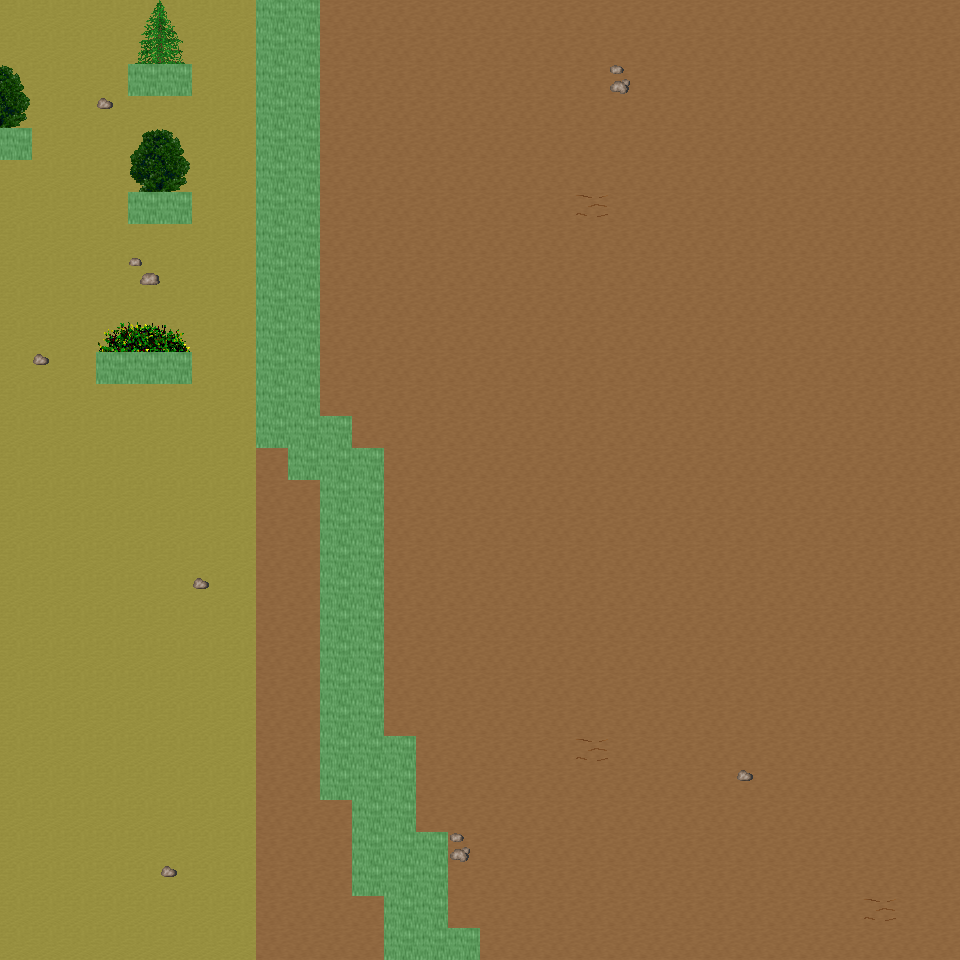

A level layout from a 2D game, rendered from its tile map. Below: a short description, then the map file with tile-grid data replaced by summaries:
An orthogonal 30x30 tile map with 32x32 px tiles, 6 tile layers (Ground, Object, Object2, Above, ...), 23 tilesets and 4 objects (4x mapExit).

<map version="1.0" orientation="orthogonal" renderorder="right-down" width="30" height="30" tilewidth="32" tileheight="32" nextobjectid="5">
  <tileset firstgid="1" name="tileset_ground_ground" tilewidth="32" tileheight="32" tilecount="33" columns="3">
    <image source="../drawable/tileset_ground_ground.png" width="96" height="352" />
  </tileset>
  <tileset firstgid="34" name="tileset_ground_water_pool" tilewidth="32" tileheight="32" tilecount="72" columns="3">
    <image source="../drawable/tileset_ground_water_pool.png" width="96" height="768" />
  </tileset>
  <tileset firstgid="106" name="tileset_ground_ridge_earth_dark" tilewidth="32" tileheight="32" tilecount="96" columns="12">
    <image source="../drawable/tileset_ground_ridge_earth_dark.png" width="384" height="256" />
  </tileset>
  <tileset firstgid="202" name="tileset_ground_ridge_earth_pale" tilewidth="32" tileheight="32" tilecount="96" columns="12">
    <image source="../drawable/tileset_ground_ridge_earth_pale.png" width="384" height="256" />
  </tileset>
  <tileset firstgid="298" name="tileset_ground_grass_edges" tilewidth="32" tileheight="32" tilecount="36" columns="12">
    <image source="../drawable/tileset_ground_grass_edges.png" width="384" height="96" />
  </tileset>
  <tileset firstgid="334" name="tileset_ground_grass_corners" tilewidth="32" tileheight="32" tilecount="24" columns="6">
    <image source="../drawable/tileset_ground_grass_corners.png" width="192" height="128" />
  </tileset>
  <tileset firstgid="358" name="tileset_ground_earth_edges" tilewidth="32" tileheight="32" tilecount="18" columns="6">
    <image source="../drawable/tileset_ground_earth_edges.png" width="192" height="96" />
  </tileset>
  <tileset firstgid="376" name="tileset_ground_rock_pebbles" tilewidth="32" tileheight="32" tilecount="3" columns="1">
    <image source="../drawable/tileset_ground_rock_pebbles.png" width="32" height="96" />
  </tileset>
  <tileset firstgid="379" name="tileset_ground_ladder_steps" tilewidth="32" tileheight="32" tilecount="6" columns="3">
    <image source="../drawable/tileset_ground_ladder_steps.png" width="96" height="64" />
  </tileset>
  <tileset firstgid="385" name="tileset_plant_grasses" tilewidth="32" tileheight="32" tilecount="6" columns="3">
    <image source="../drawable/tileset_plant_grasses.png" width="96" height="64" />
  </tileset>
  <tileset firstgid="391" name="tileset_plant_flower_daisy_red" tilewidth="32" tileheight="32" tilecount="8" columns="2">
    <image source="../drawable/tileset_plant_flower_daisy_red.png" width="64" height="128" />
  </tileset>
  <tileset firstgid="399" name="tileset_plant_flower_daisy_yellow" tilewidth="32" tileheight="32" tilecount="8" columns="2">
    <image source="../drawable/tileset_plant_flower_daisy_yellow.png" width="64" height="128" />
  </tileset>
  <tileset firstgid="407" name="tileset_plant_flower_daisy_blue" tilewidth="32" tileheight="32" tilecount="8" columns="2">
    <image source="../drawable/tileset_plant_flower_daisy_blue.png" width="64" height="128" />
  </tileset>
  <tileset firstgid="415" name="tileset_item_corpse_huge_animal" tilewidth="32" tileheight="32" tilecount="16" columns="2">
    <image source="../drawable/tileset_item_corpse_huge_animal.png" width="64" height="256" />
  </tileset>
  <tileset firstgid="431" name="tileset_item_pot_dark_barrel" tilewidth="32" tileheight="32" tilecount="2" columns="1">
    <image source="../drawable/tileset_item_pot_dark_barrel.png" width="32" height="64" />
  </tileset>
  <tileset firstgid="433" name="tileset_item_statue_green_stone" tilewidth="32" tileheight="32" tilecount="12" columns="4">
    <image source="../drawable/tileset_item_statue_green_stone.png" width="128" height="96" />
  </tileset>
  <tileset firstgid="445" name="tileset_logic_creature_orc" tilewidth="32" tileheight="32" tilecount="6" columns="6">
    <image source="../drawable/tileset_logic_creature_orc.png" width="192" height="32" />
  </tileset>
  <tileset firstgid="451" name="tileset_logic_creature_animal" tilewidth="32" tileheight="32" tilecount="32" columns="8">
    <image source="../drawable/tileset_logic_creature_animal.png" width="256" height="128" />
  </tileset>
  <tileset firstgid="483" name="tileset_logic_portal" tilewidth="32" tileheight="32" tilecount="24" columns="8">
    <image source="../drawable/tileset_logic_portal.png" width="256" height="96" />
  </tileset>
  <tileset firstgid="507" name="tileset_logic_collision" tilewidth="32" tileheight="32" tilecount="1" columns="1">
    <image source="../drawable/tileset_logic_collision.png" width="32" height="32" />
  </tileset>
  <tileset firstgid="508" name="tileset_plant_tree_spruce" tilewidth="32" tileheight="32" tilecount="6" columns="2">
    <image source="../drawable/tileset_plant_tree_spruce.png" width="64" height="96" />
  </tileset>
  <tileset firstgid="514" name="tileset_plant_tree_taller_trees" tilewidth="32" tileheight="32" tilecount="32" columns="8">
    <image source="../drawable/tileset_plant_tree_taller_trees.png" width="256" height="128" />
  </tileset>
  <tileset firstgid="546" name="tileset_plant_bush_bush_mult_colored" tilewidth="32" tileheight="32" tilecount="6" columns="3">
    <image source="../drawable/tileset_plant_bush_bush_mult_colored.png" width="96" height="64" />
  </tileset>
  <layer name="Ground" width="30" height="30">
    <data>[900 cells, 900 non-empty, 2 distinct tile ids]</data>
  </layer>
  <layer name="Object" width="30" height="30">
    <data>[900 cells, 78 non-empty, 16 distinct tile ids]</data>
  </layer>
  <layer name="Object2" width="30" height="30">
    <data>[900 cells, 6 non-empty, 3 distinct tile ids]</data>
  </layer>
  <layer name="Above" width="30" height="30">
    <data>[900 cells, 13 non-empty, 11 distinct tile ids]</data>
  </layer>
  <layer name="Above2" width="30" height="30">
    <data>[900 cells, 0 non-empty, 0 distinct tile ids]</data>
  </layer>
  <layer name="Walkable" width="30" height="30">
    <data>[900 cells, 75 non-empty, 1 distinct tile ids]</data>
  </layer>
  <objectgroup name="MapEvents">
    <object id="1" name="south" type="mapExit" x="0" y="928" width="384" height="32">
      <properties>
        <property name="map" value="level_0_x72_y77" />
        <property name="x" value="0" />
        <property name="y" value="1" />
      </properties>
    </object>
    <object id="2" name="south2" type="mapExit" x="480" y="928" width="480" height="32">
      <properties>
        <property name="map" value="level_0_x72_y77" />
        <property name="x" value="15" />
        <property name="y" value="1" />
      </properties>
    </object>
    <object id="3" name="west" type="mapExit" x="0" y="0" width="32" height="128">
      <properties>
        <property name="map" value="level_0_x71_y76" />
        <property name="x" value="28" />
        <property name="y" value="0" />
      </properties>
    </object>
    <object id="4" name="west2" type="mapExit" x="0" y="160" width="32" height="800">
      <properties>
        <property name="map" value="level_0_x71_y76" />
        <property name="x" value="28" />
        <property name="y" value="5" />
      </properties>
    </object>
  </objectgroup>
</map>
